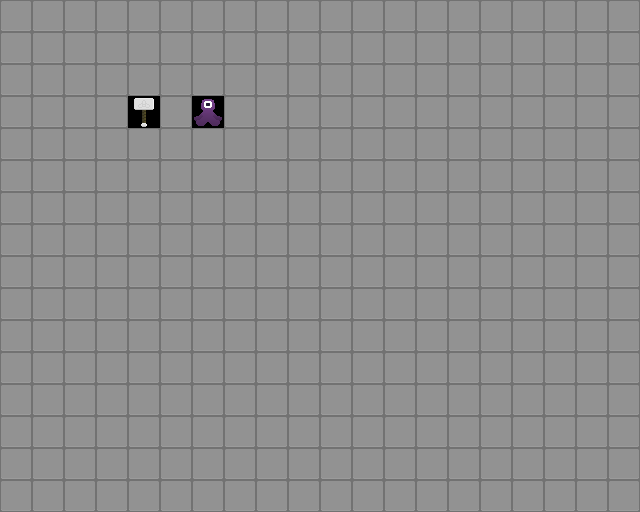

A 2D game scene composited from a Tiled map and its tileset images. What follows is a short description and the map's XML, with every tile layer's data as written:
An orthogonal 20x16 tile map with 32x32 px tiles, 1 tile layer (Tile Layer 1).

<map version="1.5" tiledversion="1.7.0" orientation="orthogonal" renderorder="right-down" width="20" height="16" tilewidth="32" tileheight="32" infinite="0" nextlayerid="2" nextobjectid="1">
 <tileset firstgid="1" source="project-mjolnir.tsx" />
 <layer id="1" name="Tile Layer 1" width="20" height="16">
  <data encoding="csv">
3,3,3,3,3,3,3,3,3,3,3,3,3,3,3,3,3,3,3,3,
3,3,3,3,3,3,3,3,3,3,3,3,3,3,3,3,3,3,3,3,
3,3,3,3,3,3,3,3,3,3,3,3,3,3,3,3,3,3,3,3,
3,3,3,3,48,3,50,3,3,3,3,3,3,3,3,3,3,3,3,3,
3,3,3,3,3,3,3,3,3,3,3,3,3,3,3,3,3,3,3,3,
3,3,3,3,3,3,3,3,3,3,3,3,3,3,3,3,3,3,3,3,
3,3,3,3,3,3,3,3,3,3,3,3,3,3,3,3,3,3,3,3,
3,3,3,3,3,3,3,3,3,3,3,3,3,3,3,3,3,3,3,3,
3,3,3,3,3,3,3,3,3,3,3,3,3,3,3,3,3,3,3,3,
3,3,3,3,3,3,3,3,3,3,3,3,3,3,3,3,3,3,3,3,
3,3,3,3,3,3,3,3,3,3,3,3,3,3,3,3,3,3,3,3,
3,3,3,3,3,3,3,3,3,3,3,3,3,3,3,3,3,3,3,3,
3,3,3,3,3,3,3,3,3,3,3,3,3,3,3,3,3,3,3,3,
3,3,3,3,3,3,3,3,3,3,3,3,3,3,3,3,3,3,3,3,
3,3,3,3,3,3,3,3,3,3,3,3,3,3,3,3,3,3,3,3,
3,3,3,3,3,3,3,3,3,3,3,3,3,3,3,3,3,3,3,3
</data>
 </layer>
</map>
